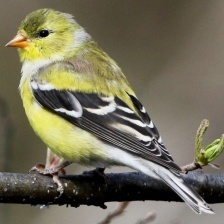
#> input picture Bird Speciees Dataset/AMERICAN GOLDFINCH/001.jpg, 224 x 224 px; its folder holds only this picture in this run
$ python script2.py
#> lines starting #> are read from the running program, lines starting #| are printed output that depends on the picture
import numpy as np
import matplotlib.pyplot as plt
from pathlib import Path
from PIL import Image

ROOT = Path("Bird Speciees Dataset")
classes = sorted(p for p in ROOT.iterdir() if p.is_dir())

# --- Grid: one sample per class ---
n = len(classes)
cols = 6
rows = (n + cols - 1) // cols
fig, axes = plt.subplots(rows, cols, figsize=(cols*2, rows*2.2))
axes = axes.ravel()

for ax, cls in zip(axes, classes):
    imgs = sorted((cls).glob("*"))
    arr = np.asarray(Image.open(imgs[0]).convert("RGB"))
#> arr is the input picture: shape (224, 224, 3); mean R, G, B 116.7, 111.6, 90.5
    ax.imshow(arr)
    ax.set_title(f"{cls.name}\n(n={len(imgs)})", fontsize=8)
    ax.set_xlabel("x (pixels)", fontsize=7)
    ax.set_ylabel("y (pixels)", fontsize=7)
    ax.tick_params(labelsize=6)

for ax in axes[n:]:
    ax.axis("off")

plt.suptitle("Spatial view: one sample per bird class", fontsize=11)
plt.tight_layout()
plt.savefig("spatial_grid.png", dpi=150, bbox_inches="tight")
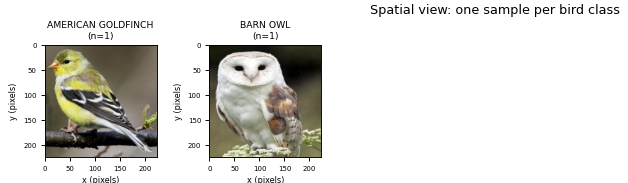
#> figure drawn by matplotlib, 2 panels

# --- Single image with colour bar ---
sample = np.asarray(Image.open(sorted(classes[0].glob('*'))[0]).convert("RGB"))
fig, ax = plt.subplots(figsize=(5, 5))
im = ax.imshow(sample)
ax.set_xlabel("x (pixels)")
ax.set_ylabel("y (pixels)")
cbar = fig.colorbar(im, ax=ax, fraction=0.046, pad=0.04)
cbar.set_label("Intensity (0–255, uint8)")
ax.set_title(f"Spatial view: representative image ({classes[0].name})")
plt.tight_layout()
plt.savefig("spatial_single.png", dpi=150)
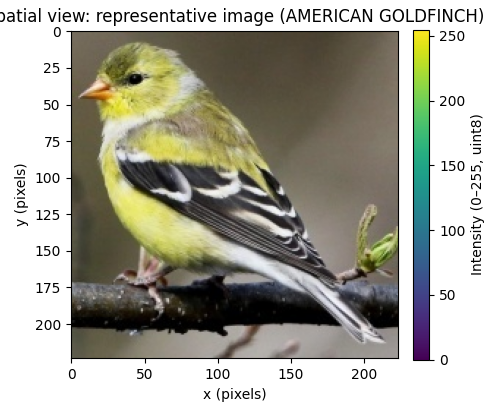
#> figure drawn by matplotlib, 2 panels
